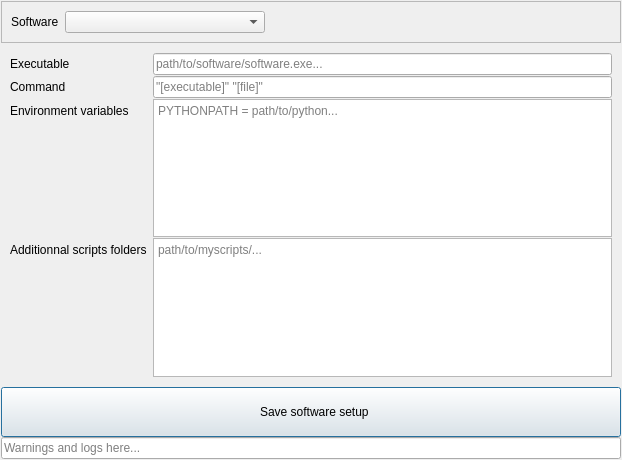
<?xml version="1.0" encoding="UTF-8"?>
<ui version="4.0">
 <class>Dialog</class>
 <widget class="QDialog" name="Dialog">
  <property name="geometry">
   <rect>
    <x>0</x>
    <y>0</y>
    <width>622</width>
    <height>460</height>
   </rect>
  </property>
  <property name="windowTitle">
   <string>Dialog</string>
  </property>
  <layout class="QVBoxLayout" name="verticalLayout_3">
   <property name="leftMargin">
    <number>0</number>
   </property>
   <property name="topMargin">
    <number>0</number>
   </property>
   <property name="rightMargin">
    <number>0</number>
   </property>
   <property name="bottomMargin">
    <number>0</number>
   </property>
   <item>
    <layout class="QVBoxLayout" name="verticalLayout">
     <property name="spacing">
      <number>0</number>
     </property>
     <property name="leftMargin">
      <number>1</number>
     </property>
     <property name="topMargin">
      <number>1</number>
     </property>
     <property name="rightMargin">
      <number>1</number>
     </property>
     <property name="bottomMargin">
      <number>1</number>
     </property>
     <item>
      <layout class="QVBoxLayout" name="verticalLayout_2">
       <property name="spacing">
        <number>1</number>
       </property>
       <item>
        <widget class="QFrame" name="frame_2">
         <property name="frameShape">
          <enum>QFrame::StyledPanel</enum>
         </property>
         <property name="frameShadow">
          <enum>QFrame::Raised</enum>
         </property>
         <layout class="QVBoxLayout" name="verticalLayout_4">
          <item>
           <layout class="QHBoxLayout" name="horizontalLayout">
            <item>
             <widget class="QLabel" name="label">
              <property name="text">
               <string>Software</string>
              </property>
             </widget>
            </item>
            <item>
             <widget class="QComboBox" name="setup_softwares_comboBox">
              <property name="minimumSize">
               <size>
                <width>200</width>
                <height>0</height>
               </size>
              </property>
             </widget>
            </item>
            <item>
             <spacer name="horizontalSpacer">
              <property name="orientation">
               <enum>Qt::Horizontal</enum>
              </property>
              <property name="sizeHint" stdset="0">
               <size>
                <width>40</width>
                <height>20</height>
               </size>
              </property>
             </spacer>
            </item>
           </layout>
          </item>
         </layout>
        </widget>
       </item>
       <item>
        <widget class="QFrame" name="frame">
         <layout class="QFormLayout" name="formLayout">
          <property name="verticalSpacing">
           <number>1</number>
          </property>
          <item row="0" column="0">
           <widget class="QLabel" name="label_2">
            <property name="text">
             <string>Executable</string>
            </property>
           </widget>
          </item>
          <item row="0" column="1">
           <widget class="QLineEdit" name="executable_lineEdit">
            <property name="readOnly">
             <bool>false</bool>
            </property>
            <property name="placeholderText">
             <string>path/to/software/software.exe...</string>
            </property>
           </widget>
          </item>
          <item row="2" column="0">
           <widget class="QLabel" name="label_3">
            <property name="text">
             <string>Environment variables</string>
            </property>
           </widget>
          </item>
          <item row="2" column="1">
           <widget class="QTextEdit" name="env_textEdit">
            <property name="placeholderText">
             <string>PYTHONPATH = path/to/python...</string>
            </property>
           </widget>
          </item>
          <item row="3" column="0">
           <widget class="QLabel" name="label_4">
            <property name="text">
             <string>Additionnal scripts folders</string>
            </property>
           </widget>
          </item>
          <item row="3" column="1">
           <widget class="QTextEdit" name="additionnal_textEdit">
            <property name="placeholderText">
             <string>path/to/myscripts/...</string>
            </property>
           </widget>
          </item>
          <item row="1" column="0">
           <widget class="QLabel" name="label_5">
            <property name="text">
             <string>Command</string>
            </property>
           </widget>
          </item>
          <item row="1" column="1">
           <widget class="QLineEdit" name="command_lineEdit">
            <property name="placeholderText">
             <string>&quot;[executable]&quot; &quot;[file]&quot;</string>
            </property>
           </widget>
          </item>
         </layout>
        </widget>
       </item>
       <item>
        <widget class="QPushButton" name="save_setup_pushButton">
         <property name="minimumSize">
          <size>
           <width>0</width>
           <height>50</height>
          </size>
         </property>
         <property name="text">
          <string>  Save software setup</string>
         </property>
        </widget>
       </item>
      </layout>
     </item>
     <item>
      <widget class="QFrame" name="log_frame">
       <layout class="QHBoxLayout" name="log_layout">
        <property name="spacing">
         <number>0</number>
        </property>
        <property name="leftMargin">
         <number>0</number>
        </property>
        <property name="topMargin">
         <number>0</number>
        </property>
        <property name="rightMargin">
         <number>0</number>
        </property>
        <property name="bottomMargin">
         <number>0</number>
        </property>
        <item>
         <widget class="QLineEdit" name="log_lineEdit">
          <property name="readOnly">
           <bool>true</bool>
          </property>
          <property name="placeholderText">
           <string>Warnings and logs here...</string>
          </property>
         </widget>
        </item>
       </layout>
      </widget>
     </item>
    </layout>
   </item>
  </layout>
 </widget>
 <resources/>
 <connections/>
</ui>
